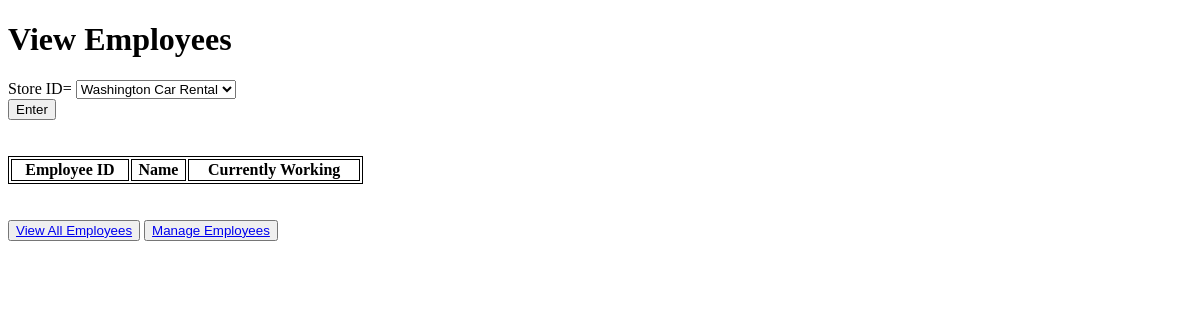
Before: /Kars4U_components/viewEmployees/ with the older database file.
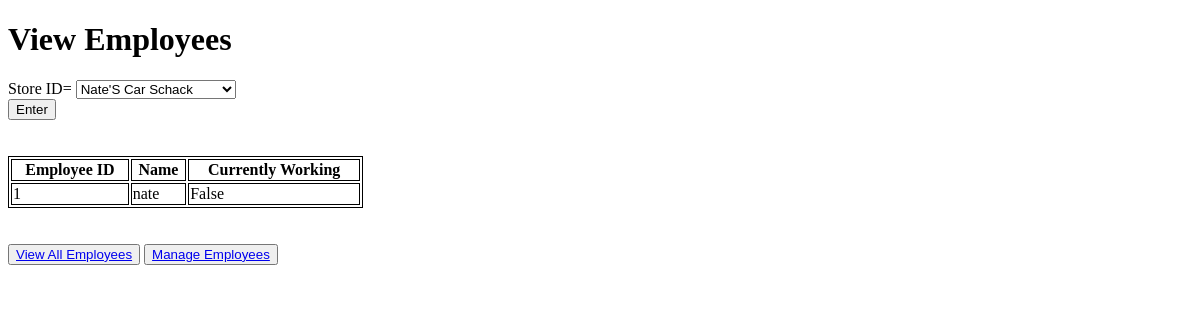
After: the same page with the newer database file.
### Kars4U_components/models.py (models this page shows)
class Employee(models.Model):
    employee_id = models.IntegerField(primary_key=True)
    name = models.CharField(max_length=25)
    store_id = models.IntegerField()
    currentlyworking = models.BooleanField(default=0)

### Kars4U_components/views.py (the view)
# urls.py: path('viewEmployees/', views.viewEmployees, name = 'viewEmployees'),
def viewEmployees(request):
    storedata = Store.objects.all()
    global data
    if request.method == 'POST':
        store_id = request.POST.get("Store_id")
        data = Employee.objects.filter(store_id = store_id)
    else:
        data = Employee.objects.all()
    return render(request, "viewEmployees.html", {'employees': data, 'stores':storedata})

### templates/viewEmployees.html (shortened to what this page needs)
<!DOCTYPE html>
<html lang="en">
<head>
    <h1> View Employees </h1>
</head>
<body>
<form action="/Kars4U_components/viewEmployees/" method="post">
    <label for="Store_id">Store ID= </label>
    <select name="Store_id" id="Store_id">
        {% for store in stores %}
            <option value="{{ store.store_id }}">{{ store.name }}</option>
        {% endfor %}
    </select>
    <br>
    <input type = "submit" value = "Enter">
</form>
<br>
<br>
<div class="submain">
<table style="width:30%">
  <tr>
    <th>Employee ID</th>
    <th>Name</th>
    <th>Currently Working</th>
  </tr>
{% for emp in employees %}
  <tr>
    <td>{{ emp.employee_id}}</td>
    <td>{{ emp.name}}</td>
    <td>{{ emp.currentlyworking}}</td>
  </tr>
{% endfor %}
</table>
</div>
<br>
<br>
<button><a href="/Kars4U_components/viewEmployees/">View All Employees</a></button>
<button><a href="/Kars4U_components/manageEmployees/">Manage Employees</a></button>
</body>
</html>

Changed rows visible on the page:
added Employee: employee_id "1", name "nate", currentlyworking "False"
Other visible differences:
form field Store_id: "Washington Car Rental" → "Nate'S Car Schack"
